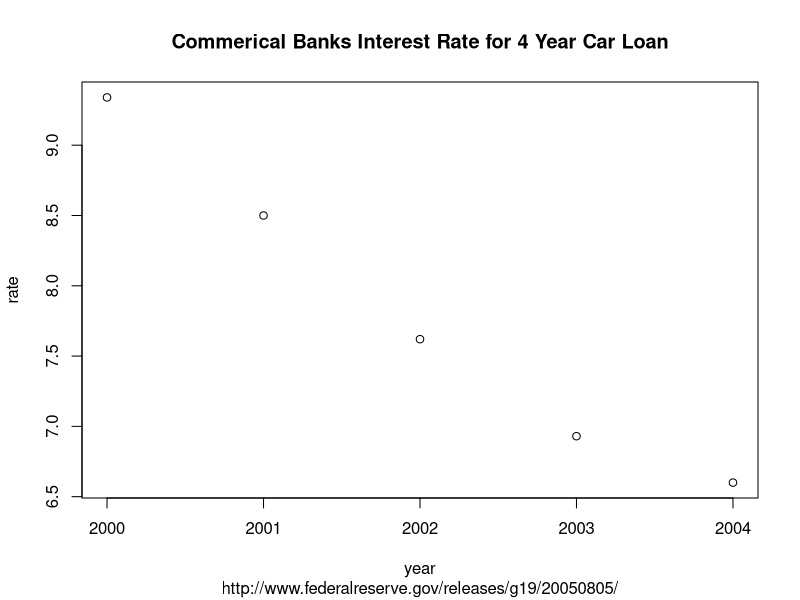
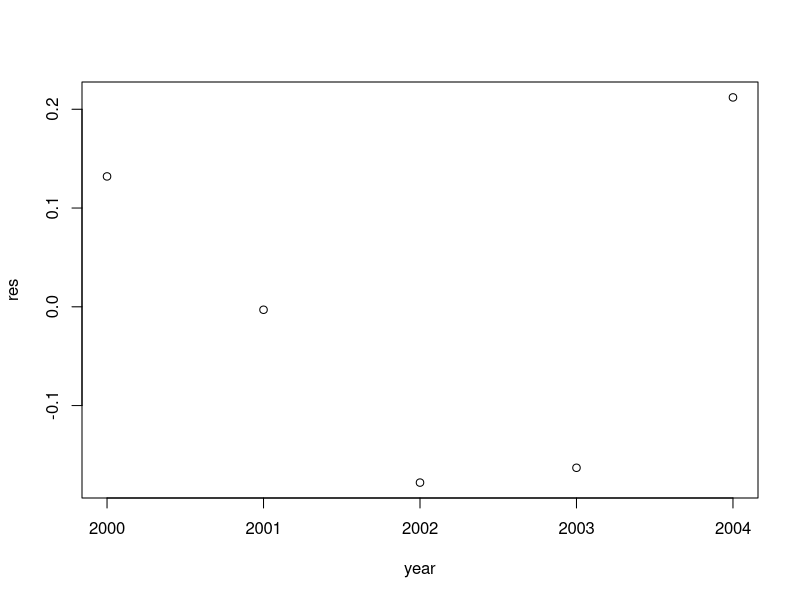
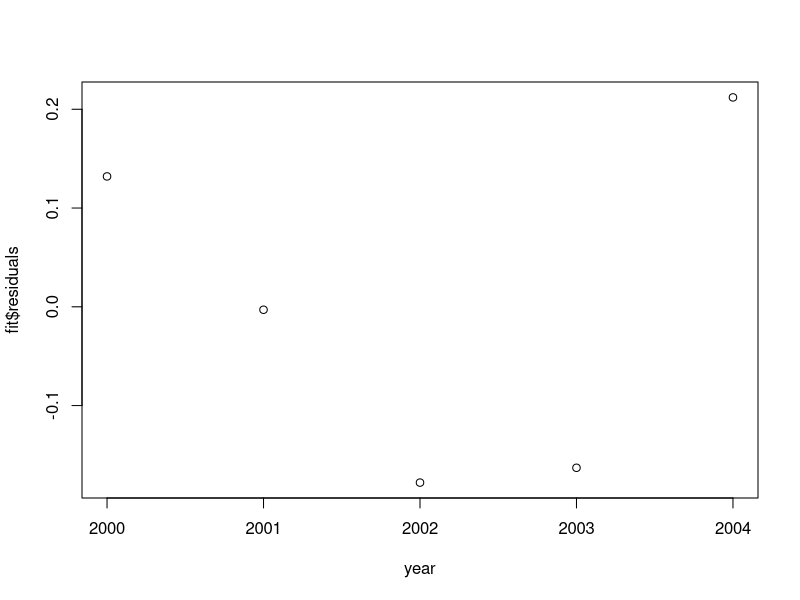
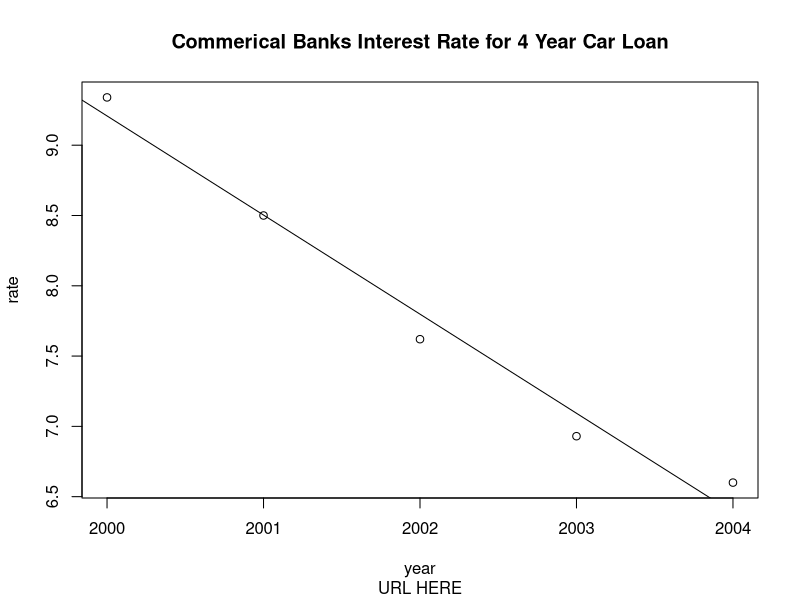

Write R code to recreate these figures, in order.
# Linear Least Squares Regression
  # Examining interest rate for 4 year car loans -- looking at and plotting means
    # Specify the data
year <- c(2000,2001,2002,2003,2004)
rate <- c(9.34,8.50,7.62,6.93,6.60)
    # Plot data
plot(year,rate,
     main="Commerical Banks Interest Rate for 4 Year Car Loan",
     sub="http://www.federalreserve.gov/releases/g19/20050805/")
cor(year,rate)
    # Choose explanatory and response variables
        # Regression --> Rate = (slope)year + (intercept)
fit <- lm(rate ~ year)
fit
    # Variable returned is quite complex
attributes(fit)
    # Find slope and intercept by looking at the coefficients attribute
fit$coefficients[1]
fit$coefficients[[1]]
fit$coefficients[2]
fit$coefficients[[2]]
    # Find interest rate in year 2015
fit$coefficients[[2]]*2015+fit$coefficients[[1]]
    # Calculate and plot residuals
res <- rate - (fit$coefficients[[2]]*year+fit$coefficients[[1]])
res
plot(year,res)
    # Other ways to get residuals
residuals(fit)
fit$residuals
plot(year,fit$residuals)
    # Plot regression line on the same plot as your scatter plot
plot(year,rate,
     main="Commerical Banks Interest Rate for 4 Year Car Loan",
     sub="URL HERE")
abline(fit)
    # Find results of an F test
summary(fit)




